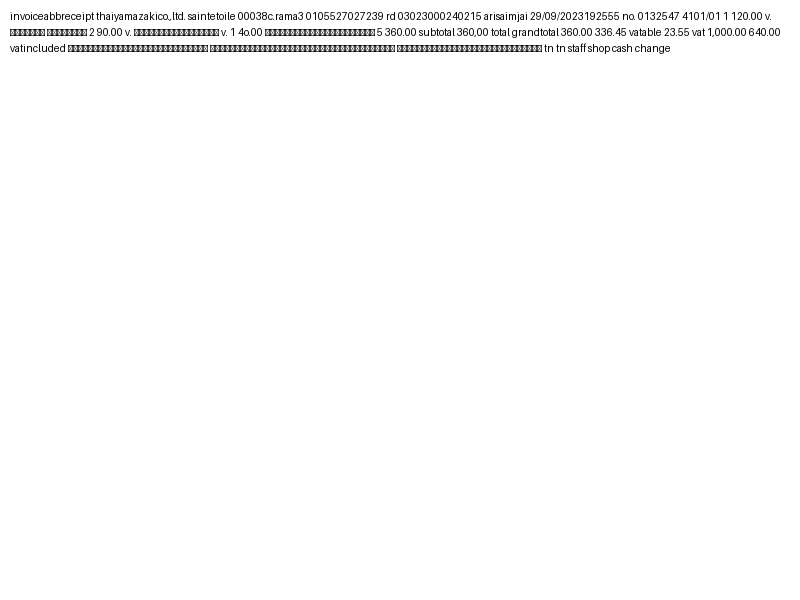
#> input picture text_image.png, 800 x 600 px
$ python -i skew.py   (imports and definitions only)
#> lines starting #> are read from the running program, lines starting #| are printed output that depends on the picture; after the words box and inside, x2 and y2 are one past the last pixel; in counts of white or black regions, pixels touching at a corner belong together
#> further down, picture is the input picture: shape (600, 800, 3); min 0, max 255, mean 251.7
import cv2
import numpy as np
from scipy.ndimage import interpolation as inter
import matplotlib.pyplot as plt

def correct_skew(image, delta=1, limit=5):
#> called with delta = 1, limit = 5
    def determine_score(arr, angle):
        data = inter.rotate(arr, angle, reshape=False, order=0)
        histogram = np.sum(data, axis=1, dtype=float)
        score = np.sum((histogram[1:] - histogram[:-1]) ** 2, dtype=float)
        return histogram, score

    gray = cv2.cvtColor(image, cv2.COLOR_BGR2GRAY)
    thresh = cv2.threshold(gray, 0, 255, cv2.THRESH_BINARY_INV + cv2.THRESH_OTSU)[1]
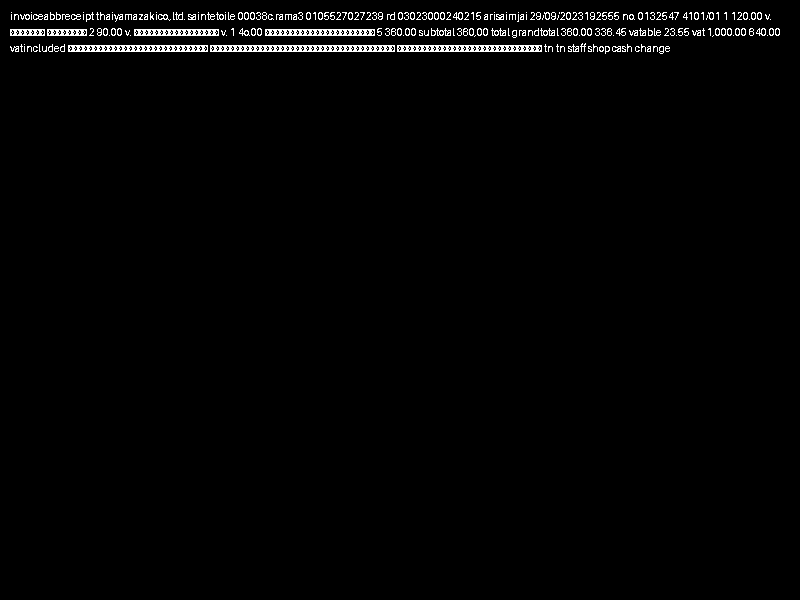
#> thresh: shape (600, 800); 1.7% white in thin lines or dots, all inside (x1, y1, x2, y2) = (10, 12, 780, 54)

    scores = []
    angles = np.arange(-limit, limit + delta, delta)
    for angle in angles:
        histogram, score = determine_score(thresh, angle)
        scores.append(score)
#> this loop made 11 passes
#> score on passes 1 to 11: 327856050, 459791775, 499261950, 1.54e+09, 2.94e+09, 7.51e+10, 2.97e+09, 1.14e+09, 490353525, 450493200, 200537100
#> pass 1, in determine_score, `data = inter.rotate(arr, angle, reshape=False, order=0)`:
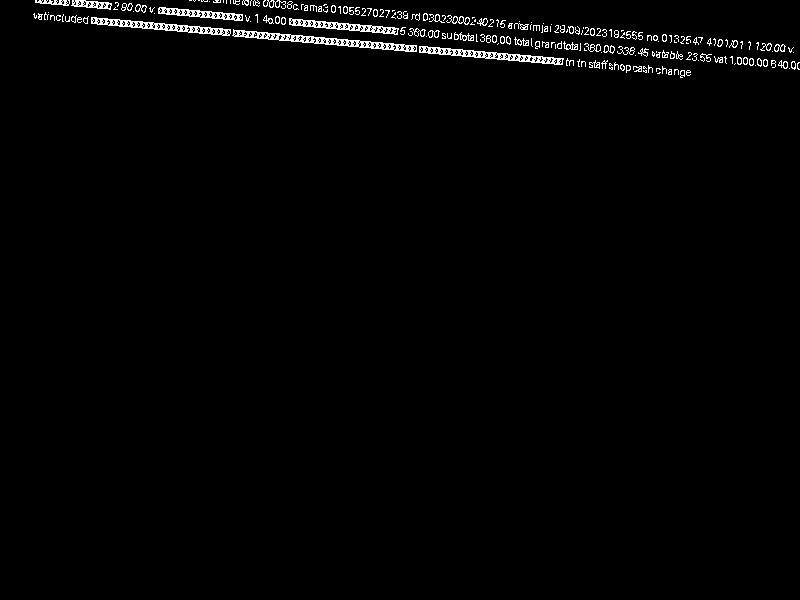
#> data: shape (600, 800); 1.5% white in thin lines or dots, all inside (x1, y1, x2, y2) = (33, 0, 800, 78)
#> pass 2, in determine_score (call 2), `data = inter.rotate(arr, angle, reshape=False, order=0)`:
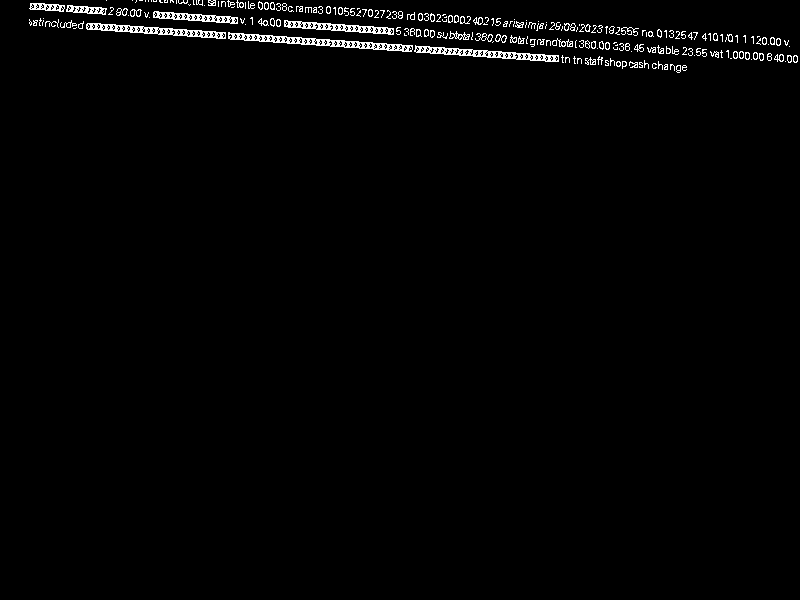
#> data: shape (600, 800); 1.6% white in thin lines or dots, all inside (x1, y1, x2, y2) = (29, 0, 798, 73)
#> pass 3, in determine_score (call 3), `data = inter.rotate(arr, angle, reshape=False, order=0)`:
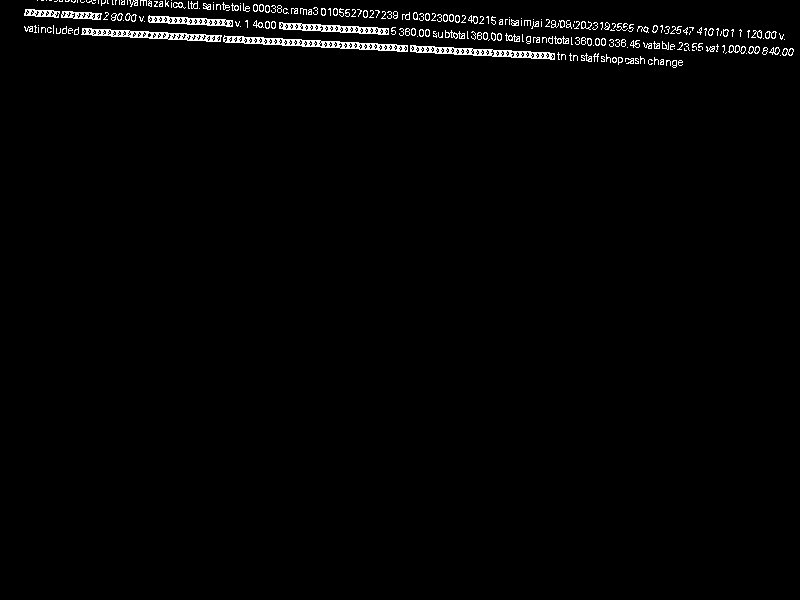
#> data: shape (600, 800); 1.6% white in thin lines or dots, all inside (x1, y1, x2, y2) = (24, 0, 794, 68)
#> after the loop, scores = [327856050, 459791775, 499261950, 1.54e+09, 2.94e+09, 7.51e+10, 2.97e+09, 1.14e+09, 490353525, 450493200, 200537100]

    best_angle = angles[scores.index(max(scores))]
#> best_angle = 0

    (h, w) = image.shape[:2]
#> h = 600; w = 800
    center = (w // 2, h // 2)
#> center = (400, 300)
    M = cv2.getRotationMatrix2D(center, best_angle, 1.0)
#> M = [[1, 0, 0], [0, 1, 0]]
    corrected = cv2.warpAffine(image, M, (w, h), flags=cv2.INTER_CUBIC, \
            borderMode=cv2.BORDER_REPLICATE)

    return best_angle, corrected

# [6 lines of commented-out code are left out]

>>> import cv2
>>> picture = cv2.imread('text_image.png')
>>> result = correct_skew(picture)
